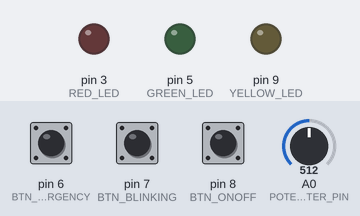
Recording of a program running on a simulated Arduino Uno, built with avr-gcc and run on an emulated ATmega328P. On the bench: output pins drawn as LEDs (lit = HIGH). The inputs (shaded band) are chosen by the test bench; at power-on: pin 7 (BTN_BLINKING) HIGH, pin 6 (BTN_EMERGENCY) HIGH, A0 (POTENTIOMETER_PIN) = 512, pin 8 (BTN_ONOFF) HIGH. What the program prints to the serial monitor is not drawn.

Above: at 1.2 s.
1.3 s: pin 7 (BTN_BLINKING) pulled LOW for 3.2 s
At 7.1 s:
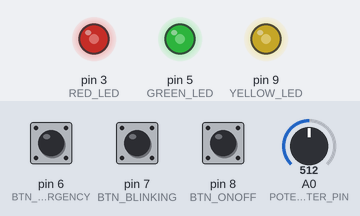
7.5 s: pin 6 (BTN_EMERGENCY) pulled LOW for 0.15 s
At 8.0 s:
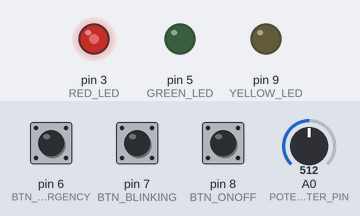
9.1 s: A0 (POTENTIOMETER_PIN) set to 716
At 9.7 s:
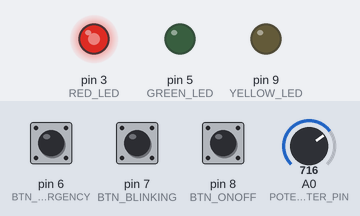
10.6 s: pin 6 (BTN_EMERGENCY) pulled LOW for 1 s
At 13.2 s:
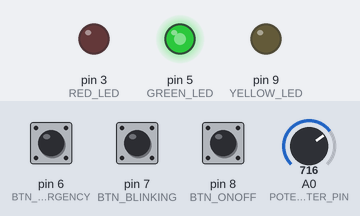
14.6 s: A0 (POTENTIOMETER_PIN) set to 900
At 17.2 s:
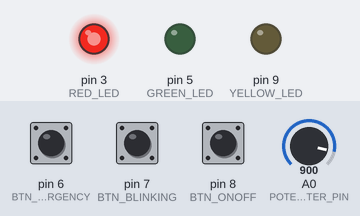
17.6 s: A0 (POTENTIOMETER_PIN) set to 511
Timing chart, 0 to 21.6 s (numbered marks = the images above; inputs shaded):
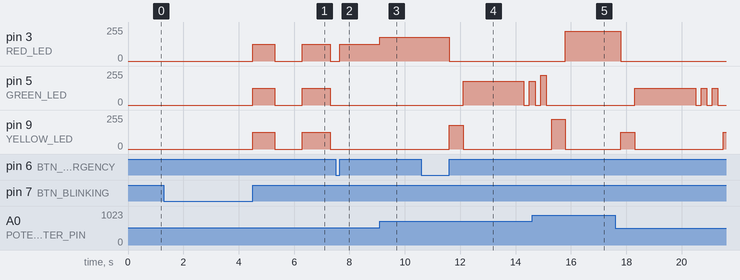

The program:

main.cpp
```cpp
/**
 * 아두이노 + TaskScheduler 기반 신호등 시스템
 * - 3색 LED를 이용한 신호등 구현
 * - 버튼 또는 시리얼로 모드 전환 (EMERGENCY, BLINKING, OFF, NORMAL)
 * - 시리얼 통신으로 상태 전송 및 웹 슬라이더로 주기 제어
 */

 #include <Arduino.h>
 #include <TaskScheduler.h>

 // 🔌 핀 정의
 #define RED_LED 3  // 빨간 LED 핀
 #define YELLOW_LED 9 // 노란 LED 핀
 #define GREEN_LED 5 // 초록 LED 핀
 #define BTN_EMERGENCY 6 // 이머전시 모드 버튼
 #define BTN_BLINKING 7 // 블링킹 모드 버튼
 #define BTN_ONOFF 8 // 전원 ON/OFF 버튼
 #define POTENTIOMETER_PIN A0 // 가변저항 입력 핀

 // 🌡 상태 변수
 int ledBrightness = 255;
 bool emergencyMode = false;
 bool blinkingMode = false;
 bool systemOn = true;

 // 🕒 디바운싱용 시간 기록
 unsigned long lastDebounceTimeEmergency = 0;
 unsigned long lastDebounceTimeBlinking = 0;
 unsigned long lastDebounceTimeOnOff = 0;
 const unsigned long debounceDelay = 50;

 // 🚦 신호등 상태 관리
 int trafficState = 0;
 unsigned long lastStateChangeTime = 0;
 // 신호등 각 단계의 시간 지연 배열 (10단계)
 unsigned long trafficDelays[] = {2000, 500, 2000, 200, 130, 200, 130, 200, 130, 500};

 // 📅 스케줄러 객체 생성
 Scheduler runner;

 // 함수 선언
 void blinkLEDs();
 void toggleLEDs();
 void emergencyModeOn();
 void sendTrafficLightState();
 void checkButtons();

 // 💡 주기적 실행될 Task 정의
 Task taskBlinking(500, TASK_FOREVER, &blinkLEDs, &runner, false);
 Task taskToggleLEDs(100, TASK_FOREVER, &toggleLEDs, &runner, true);
 Task taskEmergency(100, TASK_FOREVER, &emergencyModeOn, &runner, false);
 Task taskSendTrafficState(500, TASK_FOREVER, &sendTrafficLightState, &runner, true);

 int previousBrightness = -1;
 String lastSentState = "";

 void updateLEDBrightness() {
   int sensorValue = analogRead(POTENTIOMETER_PIN);
   ledBrightness = map(sensorValue, 0, 1023, 0, 255);
 }


 // 📤 현재 상태를 시리얼로 전송
 void sendTrafficLightState() {
   String state;

   if (!systemOn) state = "OFF";
   else if (emergencyMode) state = "EMERGENCY";
   else if (blinkingMode) state = "BLINKING";
   else {
     if (trafficState == 0) state = "RED";
     else if (trafficState == 1 || trafficState == 9) state = "YELLOW";
     else if (trafficState == 2) state = "GREEN";
     else if (trafficState >= 3 && trafficState <= 8) state = "GREEN_BLINK";
   }

   if (state != lastSentState) {
     Serial.print("<" + state + ">");
     lastSentState = state;
   }

   if (ledBrightness != previousBrightness) {
     Serial.print("[BRIGHTNESS:" + String(ledBrightness) + "]");
     previousBrightness = ledBrightness;
   }
 }
 // 🚦 신호등 상태 전환
 void toggleLEDs() {
   unsigned long now = millis();
   checkButtons();
   updateLEDBrightness();

   if (now - lastStateChangeTime >= trafficDelays[trafficState]) {
     lastStateChangeTime = now;
     trafficState = (trafficState + 1) % 10;

     analogWrite(RED_LED, (trafficState == 0) ? ledBrightness : 0);
     analogWrite(YELLOW_LED, (trafficState == 1 || trafficState == 9) ? ledBrightness : 0);
     analogWrite(GREEN_LED, (trafficState == 2 || trafficState == 3 || trafficState == 5 || trafficState == 7) ? ledBrightness : 0);
   }
 }
 // 🚨 이머전시 모드

 void emergencyModeOn() {
   checkButtons();
   updateLEDBrightness();
   analogWrite(RED_LED, ledBrightness);
   analogWrite(YELLOW_LED, 0);
   analogWrite(GREEN_LED, 0);
 }
 // ✨ 블링크 모드
 void blinkLEDs() {
   static unsigned long lastBlinkTime = 0;
   unsigned long now = millis();

   if (!blinkingMode) return;

   if (now - lastBlinkTime > 500) {
     static bool state = false;
     state = !state;

     int brightness = state ? ledBrightness : 0;
     analogWrite(RED_LED, brightness);
     analogWrite(YELLOW_LED, brightness);
     analogWrite(GREEN_LED, brightness);

     lastBlinkTime = now;
   }

   sendTrafficLightState();
 }
 // 🧲 버튼 입력 체크 및 처리
 void checkButtons() {
   unsigned long currentMillis = millis();

   if (digitalRead(BTN_EMERGENCY) == LOW && (currentMillis - lastDebounceTimeEmergency > debounceDelay)) {
     emergencyMode = !emergencyMode;
     if (emergencyMode) {
       taskEmergency.enable();
       taskBlinking.disable();
       taskToggleLEDs.disable();
       taskSendTrafficState.enable();
       Serial.println("<EMERGENCY MODE ENABLED>");
     } else {
       taskEmergency.disable();
       taskToggleLEDs.enable();
       taskSendTrafficState.enable();
       Serial.println("<EMERGENCY MODE DISABLED>");
     }
     lastDebounceTimeEmergency = currentMillis;
     while (digitalRead(BTN_EMERGENCY) == LOW);
   }

   if (digitalRead(BTN_BLINKING) == LOW && (currentMillis - lastDebounceTimeBlinking > debounceDelay)) {
     blinkingMode = !blinkingMode;
     if (blinkingMode) {
       taskBlinking.enable();
       taskToggleLEDs.disable();
       Serial.println("<BLINKING MODE ENABLED>");
     } else {
       taskBlinking.disable();
       taskToggleLEDs.enable();
       Serial.println("<BLINKING MODE DISABLED>");
     }
     lastDebounceTimeBlinking = currentMillis;
     while (digitalRead(BTN_BLINKING) == LOW);
   }

   if (digitalRead(BTN_ONOFF) == LOW && (currentMillis - lastDebounceTimeOnOff > debounceDelay)) {
     systemOn = !systemOn;
     if (systemOn) {
       taskToggleLEDs.enable();
       taskSendTrafficState.enable();
     } else {
       taskToggleLEDs.disable();
       taskBlinking.disable();
       taskEmergency.disable();
       taskSendTrafficState.disable();
       digitalWrite(RED_LED, LOW);
       digitalWrite(YELLOW_LED, LOW);
       digitalWrite(GREEN_LED, LOW);
       Serial.print("<OFF>");
     }
     lastDebounceTimeOnOff = currentMillis;
     while (digitalRead(BTN_ONOFF) == LOW);
   }
 }

 void setup() {
   pinMode(RED_LED, OUTPUT);
   pinMode(YELLOW_LED, OUTPUT);
   pinMode(GREEN_LED, OUTPUT);
   pinMode(BTN_EMERGENCY, INPUT_PULLUP);
   pinMode(BTN_BLINKING, INPUT_PULLUP);
   pinMode(BTN_ONOFF, INPUT_PULLUP);

   Serial.begin(115200);

   runner.addTask(taskToggleLEDs);
   runner.addTask(taskSendTrafficState);
   taskToggleLEDs.enable();
   taskSendTrafficState.enable();
 }

 void loop() {
   checkButtons();
   if (systemOn) {
     runner.execute();
   }

   if (Serial.available() > 0) {
     String received = Serial.readStringUntil('>');
     int redDuration, yellowDuration, greenDuration;
    // 3가지 시간을 슬라이더로 설정했을 경우
     if (!blinkingMode && sscanf(received.c_str(), "<SET,R:%d,Y:%d,G:%d", &redDuration, &yellowDuration, &greenDuration) == 3) {
       trafficDelays[0] = redDuration;
       trafficDelays[1] = yellowDuration;
       trafficDelays[2] = greenDuration;
       Serial.println("Timings Updated");
     } else if (received.startsWith("<SET_RED:")) {
       trafficDelays[0] = received.substring(9).toInt();
       Serial.println("Red Timing Updated");
     } else if (received.startsWith("<SET_YELLOW:")) {
       trafficDelays[1] = received.substring(12).toInt();
       Serial.println("Yellow Timing Updated");
     } else if (received.startsWith("<SET_GREEN:")) {
       trafficDelays[2] = received.substring(11).toInt();
       Serial.println("Green Timing Updated");
     } else if (received.startsWith("<MODE:")) {
       String mode = received.substring(6);
       if (mode == "OFF") {
         systemOn = false;
         taskToggleLEDs.disable();
         taskBlinking.disable();
         taskEmergency.disable();
         taskSendTrafficState.disable();
         digitalWrite(RED_LED, LOW);
         digitalWrite(YELLOW_LED, LOW);
         digitalWrite(GREEN_LED, LOW);
         Serial.println("<OFF>");
       } else if (mode == "EMERGENCY") {
         emergencyMode = true;
         blinkingMode = false;
         taskEmergency.enable();
         taskBlinking.disable();
         taskToggleLEDs.disable();
         taskSendTrafficState.enable();
         Serial.println("<EMERGENCY MODE ENABLED>");
       } else if (mode == "BLINKING") {
         blinkingMode = true;
         emergencyMode = false;
         taskBlinking.enable();
         taskToggleLEDs.disable();
         taskSendTrafficState.enable();
         Serial.println("<BLINKING MODE ENABLED>");
       } else if (mode == "NORMAL") {
         systemOn = true;
         emergencyMode = false;
         blinkingMode = false;
         taskEmergency.disable();
         taskBlinking.disable();
         taskToggleLEDs.enable();
         taskSendTrafficState.enable();
         Serial.println("<NORMAL MODE ENABLED>");
       }
     } else if (blinkingMode) {
       Serial.println("Ignored: Blinking Mode Active");
     }
   }
 }
```

Measured:
- after the input at 1.3 s, pin 3 (RED_LED): 0/255 → 127/255 after 3.2 s instead of 4.9 s
- after the input at 7.5 s, pin 3 (RED_LED): 0/255 → 127/255 after 0.15 s instead of 0.80 s; pin 5 (GREEN_LED), pin 9 (YELLOW_LED): stays 0/255 (without the input it goes to 127/255 after 0.80 s)
- after the input at 9.1 s, pin 3 (RED_LED): 127/255 → 178/255 at once
- after the input at 10.6 s, pin 3 (RED_LED): 178/255 → 0/255 after 1.0 s; pin 5 (GREEN_LED): 0/255 → 178/255 after 1.5 s, → 0/255 2.2 s later, → 178/255 0.20 s later; pin 9 (YELLOW_LED): 0/255 → 178/255 after 1.0 s, → 0/255 0.50 s later
- after the input at 14.6 s, pin 3 (RED_LED): 0/255 → 224/255 after 1.2 s
